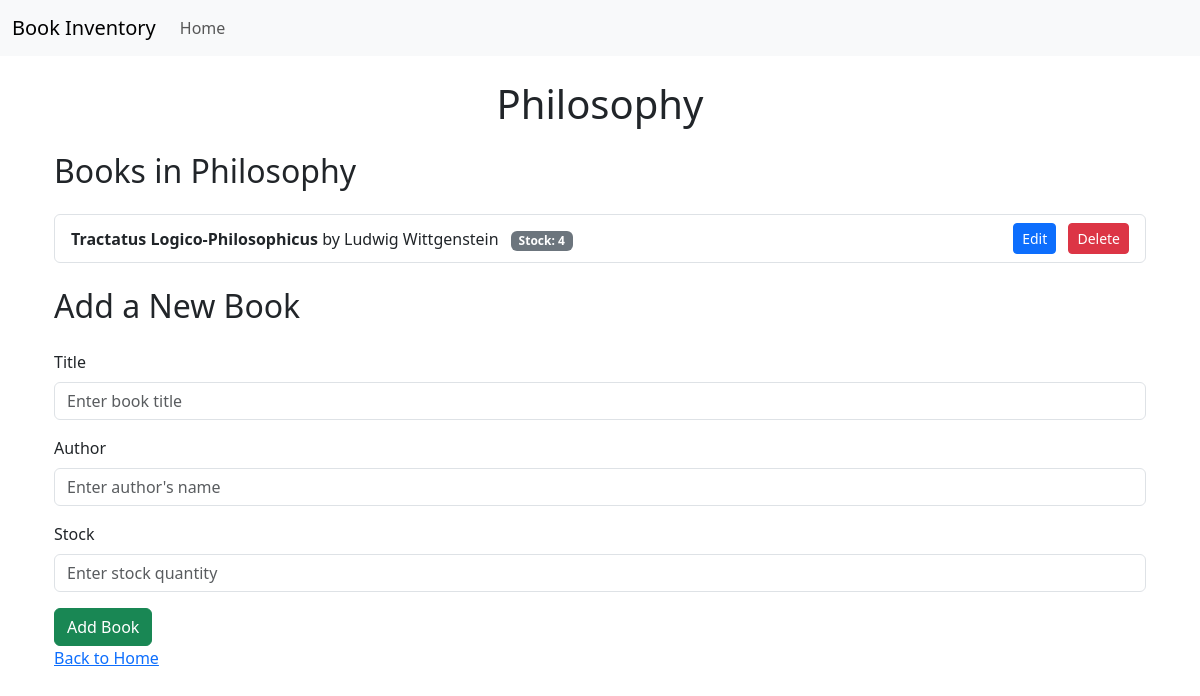
Page /genre/Philosophy on the committed database.
### models/book.py (models this page shows)
class Genre(db.Model):
    __tablename__ = 'genres'
    id = db.Column(db.Integer, primary_key=True)
    name = db.Column(db.String(100), unique=True, nullable=False)
    books = db.relationship('Book', backref='genre',
                            cascade="all, delete-orphan", lazy=True)

class Book(db.Model):
    __tablename__ = 'books'
    id = db.Column(db.Integer, primary_key=True)
    title = db.Column(db.String(255), nullable=False)
    author = db.Column(db.String(255), nullable=False)
    genre_id = db.Column(db.Integer, db.ForeignKey(
        'genres.id'), nullable=False)
    stock = db.Column(db.Integer, default=1, nullable=False)
    __table_args__ = (UniqueConstraint('title', 'author',
                      'genre_id', name='unique_book_per_genre'),)

### app.py (the view)
@app.route('/genre/<genre_name>')
def view_genre(genre_name):
    genre_name = genre_name.replace('-', ' ')
    genre = Genre.query.filter_by(name=genre_name).first_or_404()
    books = Book.query.filter_by(genre_id=genre.id).all()
    return render_template('genre_books.html', genre=genre, books=books)

### templates/genre_books.html
{%extends 'layout.html'%} {%block body %}
<div class="container my-4">
  <h1 class="text-center mb-4">{{ genre.name }}</h1>
  <h2 class="mb-4">Books in {{ genre.name }}</h2>
  <ul class="list-group">
    {% for book in books %}
    <li
      class="list-group-item d-flex justify-content-between align-items-center"
    >
      <div>
        <strong>{{ book.title }}</strong> by {{ book.author }}
        <span class="badge bg-secondary ms-2">Stock: {{ book.stock }}</span>
      </div>
      <div>
        <a
          href="{{ url_for('edit_book', book_id=book.id) }}"
          class="btn btn-sm btn-primary me-2"
        >
          Edit
        </a>
        <form
          action="{{ url_for('delete_book', book_id=book.id) }}"
          method="POST"
          style="display: inline"
        >
          <button
            type="submit"
            class="btn btn-sm btn-danger"
            onclick="return confirm('Are you sure you want to delete this book?');"
          >
            Delete
          </button>
        </form>
      </div>
    </li>
    {% endfor %}
  </ul>
  <h2 class="my-4">Add a New Book</h2>
  <form
    method="POST"
    action="{{ url_for('add_book_to_genre', genre_id=genre.id) }}"
    class="needs-validation"
    novalidate
  >
    <div class="mb-3">
      <label for="title" class="form-label">Title</label>
      <input
        type="text"
        id="title"
        name="title"
        class="form-control"
        placeholder="Enter book title"
        required
      />
    </div>
    <div class="mb-3">
      <label for="author" class="form-label">Author</label>
      <input
        type="text"
        id="author"
        name="author"
        class="form-control"
        placeholder="Enter author's name"
        required
      />
    </div>
    <div class="mb-3">
      <label for="stock" class="form-label">Stock</label>
      <input
        type="number"
        id="stock"
        name="stock"
        class="form-control"
        min="1"
        placeholder="Enter stock quantity"
        required
      />
    </div>
    <button type="submit" class="btn btn-success">Add Book</button>
  </form>
  <a href="{{ url_for('index') }}">Back to Home</a>
</div>
{% endblock%}

### rows in the picture
Genre: name "Philosophy"
Book: title "Tractatus Logico-Philosophicus", author "Ludwig Wittgenstein", stock "4"
